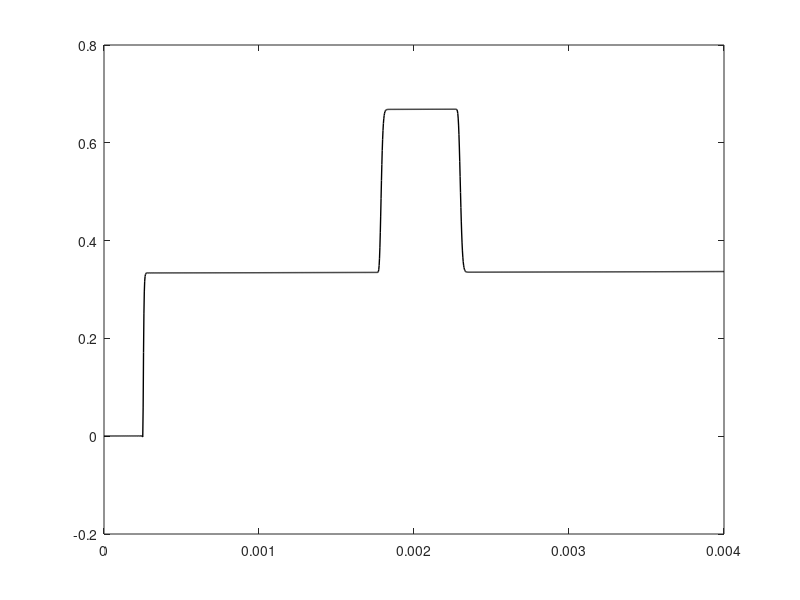

Write MATLAB code to recreate this figure.
function[t,AS] = as_wave_propagation()
% Aangepaste code van Miriam
% plot analytical solution for x = 1.5
Ec = 2.5E9; %5E9;
rw = 1E3;
rs = 2.6E3;
n = 0.4;
rsat = (1-n)*rs + n*rw;
k = 1E-5;
g = 10;
Kw = 2E9;
H = 2;

dt = 1E-5;
m = 400;
t = 0 : dt/4 : m*dt;

 
 
c = sqrt((Ec)/rsat);
cv = k/rw/g/(1/(Ec)+1/(Kw/n));
df = rw/rsat;
ds = rs/rsat;
b = (Ec)/(Kw/n);

T = 30*H/sqrt((Ec+Kw/n)/rsat);
x = 0.5;
K = 10001;
AS = 17/100 + 0 * x;
for j = 1:2:K
    j
    omega = 2*pi*j/T;
    a = n*g/k/omega;

    A = n;
    B = -n*(1-n)*ds - (1-n)^2*df - df*b + complex(0,1)*a*df*(1+b);
    C = (1-n)*ds*df*b - complex(0,1)*a*df*b;
    
    gam1 = -sqrt((-B + sqrt(B^2-4*A*C))/2/A);
    gam2 = -sqrt((-B - sqrt(B^2-4*A*C))/2/A);
    
    Ap = (df*b-gam2^2)*(1-df-gam1^2)/(gam1^2-gam2^2)/(1-df-b*df)*2/pi/j;
    Bp = -(df*b-gam1^2)*(1-df-gam2^2)/(gam1^2-gam2^2)/(1-df-b*df)*2/pi/j;
    
    As = -(df*b-gam1^2)/(1-df-gam1^2) * Ap;
    Bs = -(df*b-gam2^2)/(1-df-gam2^2) * Bp;
    
    AS = AS + imag(As * exp(-(omega/c)*(imag(gam1)-complex(0,1)*real(gam1))*x)*exp(complex(0,1)*omega*t) + Bs * exp(-(omega/c)*(imag(gam2)-complex(0,1)*real(gam2))*x)*(exp(complex(0,1)*omega*t))...
    + As * exp(-(omega/c)*(imag(gam1)-complex(0,1)*real(gam1))*(2*H-x))*exp(complex(0,1)*omega*t) + Bs * exp(-(omega/c)*(imag(gam2)-complex(0,1)*real(gam2))*(2*H-x))*(exp(complex(0,1)*omega*t))...
    - As * exp(-(omega/c)*(imag(gam1)-complex(0,1)*real(gam1))*(x+2*H))*exp(complex(0,1)*omega*t) - Bs * exp(-(omega/c)*(imag(gam2)-complex(0,1)*real(gam2))*(x+2*H))*(exp(complex(0,1)*omega*t)));    
end

figure(1);
plot(t,AS,'-k','LineWidth',1)
